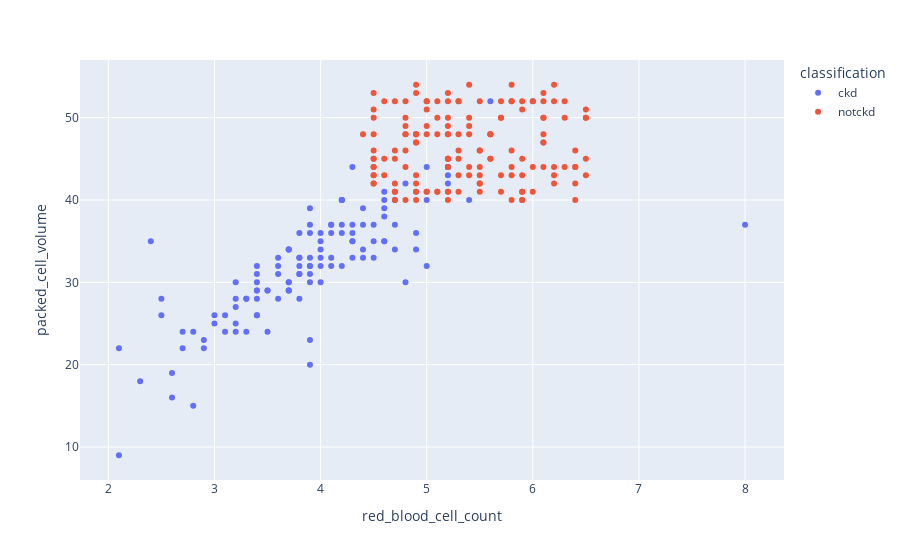

This figure's notebook cell:
### Code cell
scatters('red_blood_cell_count', 'packed_cell_volume')

### Figure 1 — Plotly figure (JSON) as saved in the notebook; plotly's stock layout.template omitted (floating-point values rounded to 4 significant figures; data arrays with more than 128 entries replaced by an {"elided": "..."} marker saying what was removed)
{"data": [{"hovertemplate": "classification=ckd<br>red_blood_cell_count=%{x}<br>packed_cell_volume=%{y}<extra></extra>", "legendgroup": "ckd", "marker": {"color": "#636efa", "symbol": "circle"}, "mode": "markers", "name": "ckd", "orientation": "v", "showlegend": true, "type": "scatter", "x": {"elided": "250 float values"}, "xaxis": "x", "y": {"elided": "250 int values"}, "yaxis": "y"}, {"hovertemplate": "classification=notckd<br>red_blood_cell_count=%{x}<br>packed_cell_volume=%{y}<extra></extra>", "legendgroup": "notckd", "marker": {"color": "#EF553B", "symbol": "circle"}, "mode": "markers", "name": "notckd", "orientation": "v", "showlegend": true, "type": "scatter", "x": {"elided": "150 float values"}, "xaxis": "x", "y": {"elided": "150 int values"}, "yaxis": "y"}], "layout": {"legend": {"title": {"text": "classification"}, "tracegroupgap": 0}, "margin": {"t": 60}, "xaxis": {"anchor": "y", "domain": [0, 1], "title": {"text": "red_blood_cell_count"}}, "yaxis": {"anchor": "x", "domain": [0, 1], "title": {"text": "packed_cell_volume"}}}}
